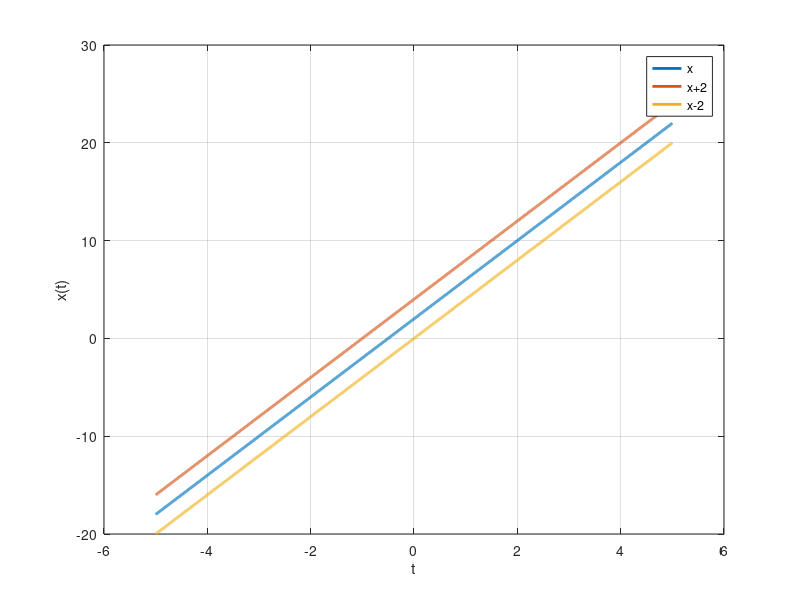
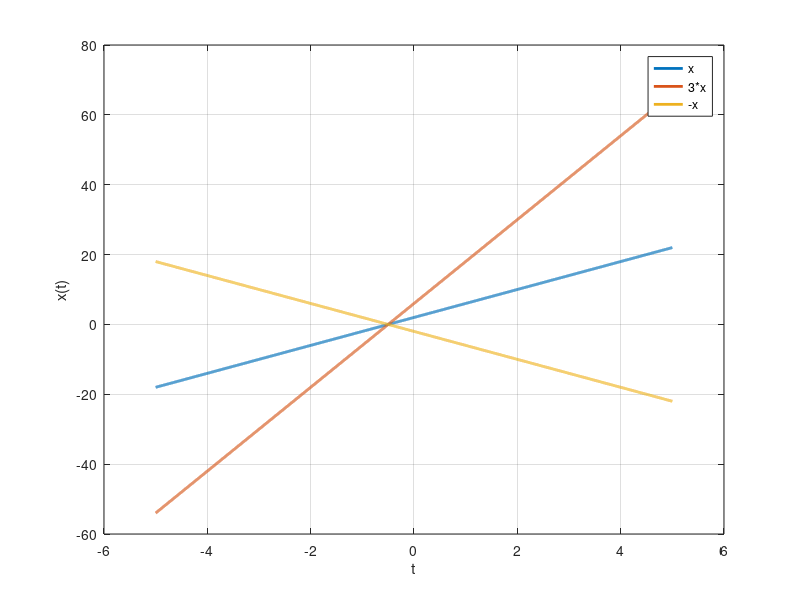
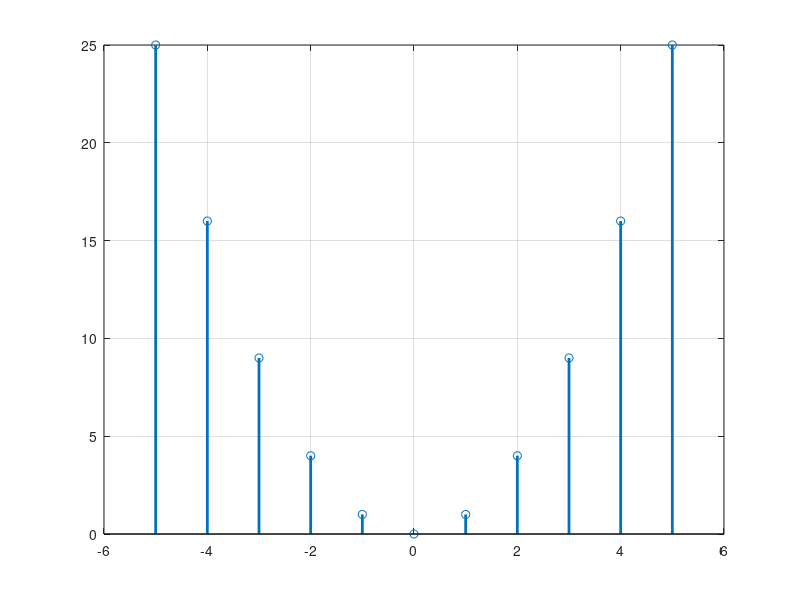

Recreate these plots in MATLAB, in order.
clear all; clc; close all;

% x(t)=mt+x_0

% declarar la variable independiente
t_i=-5;
t_f=5;
ts=1e-3;
t=t_i:ts:t_f;

m=4;
x=m*t+2;
x_off=x+2;
x_offneg=x-2;

figure(1)
plot(t,x,'linewidth',2)
hold on
plot(t,x_off,'linewidth',2)
plot(t,x_offneg,'linewidth',2)
hold off
xlabel('t'); ylabel('x(t)');
legend('x','x+2','x-2');
grid on

figure(2)
plot(t,x,'linewidth',2)
hold on
plot(t,3*x,'linewidth',2)
plot(t,-1*x,'linewidth',2)
hold off
xlabel('t'); ylabel('x(t)');
legend('x','3*x','-x');
grid on

% Discrete time
n_i=-5;
n_f=5;
n=n_i:n_f;
s=n.^2;

figure(3)
stem(n,s,'linewidth',2)
grid on

